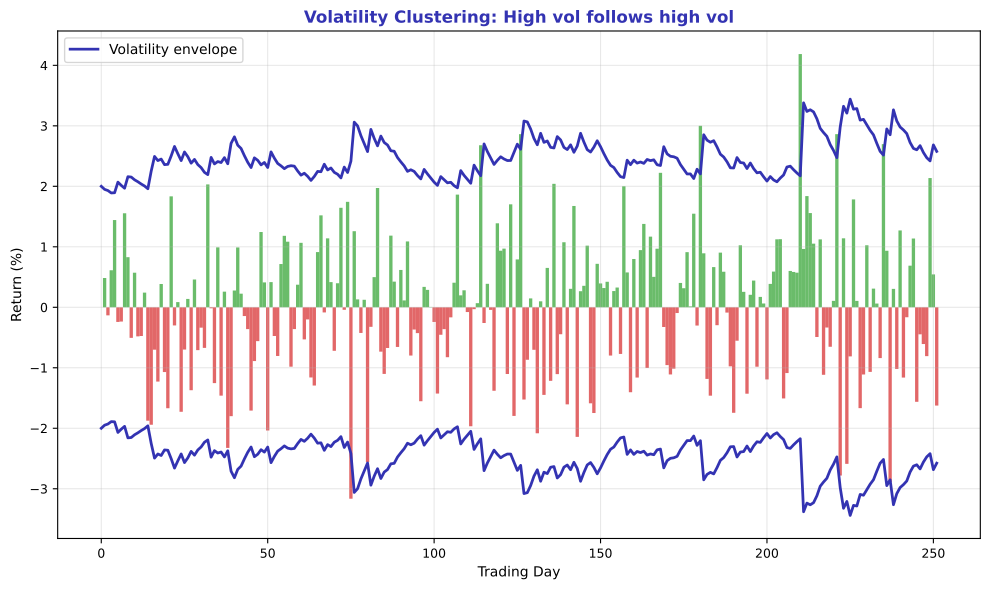

Write Python code to recreate this figure.
"""Volatility Clustering - High vol follows high vol"""
import matplotlib.pyplot as plt
import numpy as np
from pathlib import Path

plt.rcParams.update({
    'font.size': 10, 'axes.labelsize': 10, 'axes.titlesize': 11,
    'xtick.labelsize': 9, 'ytick.labelsize': 9, 'legend.fontsize': 9,
    'figure.figsize': (10, 6), 'figure.dpi': 150
})

MLPURPLE = '#3333B2'
MLGREEN = '#2CA02C'
MLRED = '#D62728'

np.random.seed(42)
n = 252

returns = np.zeros(n)
vol_series = np.zeros(n)
vol_series[0] = 0.01
alpha, beta = 0.1, 0.85

for i in range(1, n):
    vol_series[i] = np.sqrt(0.00001 + alpha * returns[i-1]**2 + beta * vol_series[i-1]**2)
    returns[i] = vol_series[i] * np.random.randn()

fig, ax = plt.subplots(figsize=(10, 6))

colors = [MLGREEN if r >= 0 else MLRED for r in returns]
ax.bar(range(n), returns * 100, color=colors, alpha=0.7, width=1)
ax.plot(vol_series * 100 * 2, color=MLPURPLE, linewidth=2, label='Volatility envelope')
ax.plot(-vol_series * 100 * 2, color=MLPURPLE, linewidth=2)

ax.set_xlabel('Trading Day', fontsize=10)
ax.set_ylabel('Return (%)', fontsize=10)
ax.set_title('Volatility Clustering: High vol follows high vol', fontsize=12, fontweight='bold', color=MLPURPLE)
ax.legend(fontsize=10)
ax.grid(alpha=0.3)

plt.tight_layout()
plt.savefig(Path(__file__).parent / 'chart.pdf', dpi=300, bbox_inches='tight')
plt.close()
